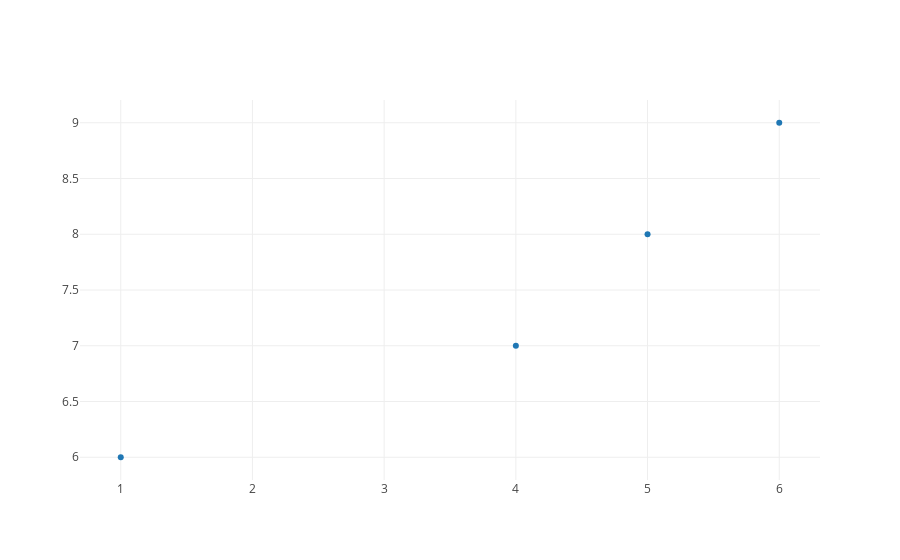

Notebook code for this chart:
### Code cell
data_trace = trace_values([1, 4, 5, 6], [6, 7, 8, 9])
plot([data_trace])

### Figure 1 — Plotly figure (JSON) as saved in the notebook; plotly's stock layout.template omitted (floating-point values rounded to 4 significant figures)
{"data": [{"mode": "markers", "name": "data", "text": [], "type": "scatter", "uid": "2bf63099-a745-44f3-a3b6-4bc3e8aa4c51", "x": [1, 4, 5, 6], "y": [6, 7, 8, 9]}], "layout": {"autosize": true, "xaxis": {"autorange": true, "range": [0.6457, 6.354], "type": "linear"}, "yaxis": {"autorange": true, "range": [5.78, 9.22], "type": "linear"}}}
